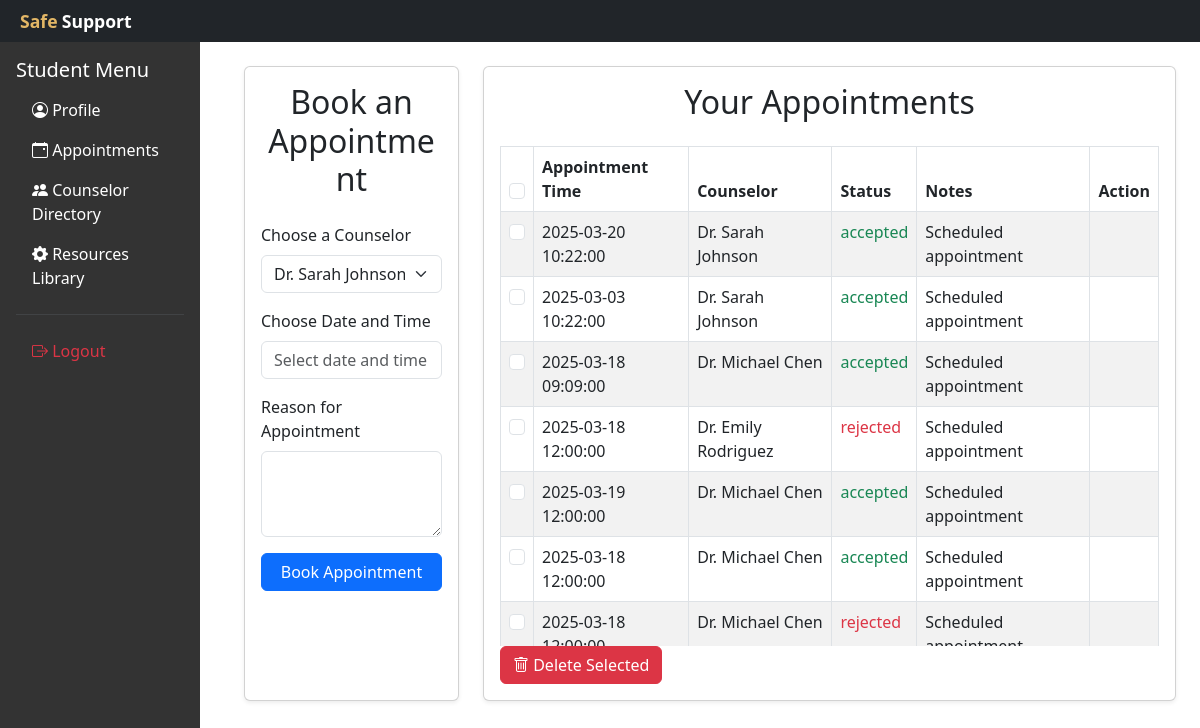
Page /project-root/studentdashboard/indexdashboard.php on the committed database.
### tables this page shows
CREATE TABLE `appointments` (
  `id` int(11) NOT NULL,
  `user_id` int(11) NOT NULL,
  `counselor_id` int(11) NOT NULL,
  `appointment_time` datetime NOT NULL,
  `reason` text NOT NULL,
  `status` enum('pending','accepted','rejected') DEFAULT 'pending',
  `notes` text DEFAULT NULL,
  `created_at` timestamp NOT NULL DEFAULT current_timestamp(),
  `updated_at` timestamp NOT NULL DEFAULT current_timestamp() ON UPDATE current_timestamp()
);

CREATE TABLE `counselors` (
  `id` int(11) NOT NULL,
  `name` varchar(100) NOT NULL,
  `email` varchar(100) NOT NULL,
  `password` varchar(255) NOT NULL,
  `specialization` varchar(100) NOT NULL,
  `bio` text DEFAULT NULL,
  `active` tinyint(1) DEFAULT 1,
  `created_at` timestamp NOT NULL DEFAULT current_timestamp(),
  `updated_at` timestamp NOT NULL DEFAULT current_timestamp() ON UPDATE current_timestamp(),
  `availability` varchar(255) NOT NULL,
  `experience` int(11) NOT NULL
);

### project-root/studentdashboard/indexdashboard.php (called while the page is built)
<?php include('../studentdashboard/studentAppointment.php'); ?>

### project-root/studentdashboard/studentAppointment.php (the view, shortened to what this page needs)
<?php
include('../includes/db.php');
include('../includes/dsheader.php');
$counselorQuery = $pdo->query("SELECT * FROM counselors WHERE active = 1");
$counselors = $counselorQuery->fetchAll(PDO::FETCH_ASSOC);
$appointmentQuery = $pdo->query("SELECT a.id, a.appointment_time, c.name AS counselor_name, a.status, a.notes
                                 FROM appointments a
                                 JOIN counselors c ON a.counselor_id = c.id
                                 WHERE a.user_id = 1");
$appointments = $appointmentQuery->fetchAll(PDO::FETCH_ASSOC);
?>
<div class="container mt-4 px-4" style="margin-left: 220px; max-width: calc(100% - 220px);">
    <div class="row gx-4 mt-4">
        <section class="col-12 col-md-6 col-lg-3 mb-4 mb-md-0">
            <div class="card shadow-sm" style="height: 100%;">
                <div class="card-body">
                    <h2 class="card-title text-center mb-4">Book an Appointment</h2>
                    <form method="POST">
                        <div class="mb-3">
                            <label for="counselor_id" class="form-label">Choose a Counselor</label>
                            <select name="counselor_id" id="counselor_id" class="form-select" required>
                                <?php foreach ($counselors as $counselor): ?>
                                <option value="<?php echo $counselor['id']; ?>">
                                    <?php echo htmlspecialchars($counselor['name']); ?> - <?php echo htmlspecialchars($counselor['specialization']); ?>
                                </option>
                                <?php endforeach; ?>
                            </select>
                        </div>
                        <div class="mb-3">
                            <label for="appointment_time" class="form-label">Choose Date and Time</label>
                            <input type="text" id="appointment_time" name="appointment_time" class="form-control" required placeholder="Select date and time">
                        </div>
                        <link rel="stylesheet" href="https://cdn.jsdelivr.net/npm/flatpickr/dist/flatpickr.min.css">
                        <div class="mb-3">
                            <label for="reason" class="form-label">Reason for Appointment</label>
                            <textarea name="reason" id="reason" class="form-control" rows="3" required></textarea>
                        </div>
                        <button type="submit" name="book_appointment" class="btn btn-primary w-100">Book Appointment</button>
                    </form>
                </div>
            </div>
        </section>
        <section class="col-12 col-md-6 col-lg-9">
            <div class="card shadow-sm" style="height: 100%;">
                <div class="card-body">
                    <h2 class="card-title text-center mb-4">Your Appointments</h2>
                    <form method="POST">
                        <div class="table-responsive" style="max-height: 500px;">
                            <table class="table table-striped table-bordered">
                                <thead>
                                    <tr>
                                        <th><input type="checkbox" id="select_all" class="form-check-input"></th>
                                        <th>Appointment Time</th>
                                        <th>Counselor</th>
                                        <th>Status</th>
                                        <th>Notes</th>
                                        <th>Action</th>
                                    </tr>
                                </thead>
                                <tbody>
                                    <?php foreach ($appointments as $appointment): ?>
                                    <tr>
                                        <td><input type="checkbox" name="appointments[]" value="<?php echo $appointment['id']; ?>" class="form-check-input"></td>
                                        <td><?php echo htmlspecialchars($appointment['appointment_time']); ?></td>
                                        <td><?php echo htmlspecialchars($appointment['counselor_name']); ?></td>
                                        <td>
                                            <?php
                                                $statusClass = '';
                                                if ($appointment['status'] == 'accepted') {
                                                    $statusClass = 'text-success';
                                                } elseif ($appointment['status'] == 'rejected') {
                                                    $statusClass = 'text-danger';
                                                } elseif ($appointment['status'] == 'pending') {
                                                    $statusClass = 'text-warning';
                                                }
                                            ?>
                                            <span class="<?php echo $statusClass; ?>">
                                                <?php echo htmlspecialchars($appointment['status']); ?>
                                            </span>
                                        </td>
                                        <td><?php echo htmlspecialchars($appointment['notes']); ?></td>
                                        <td>
                                        </td>
                                    </tr>
                                    <?php endforeach; ?>
                                </tbody>
                            </table>
                        </div>
                        <button type="submit" name="delete_selected" class="btn btn-danger" id="delete_selected_btn">
                            <i class="bi bi-trash"></i> Delete Selected
                        </button>
                    </form>
                </div>
            </div>
        </section>
    </div>
</div>
</body>
</html>

### project-root/includes/dsheader.php (shortened to what this page needs)
<!DOCTYPE html>
<html lang="en">
<head>
    <link href="https://cdn.jsdelivr.net/npm/bootstrap@5.3.0-alpha1/dist/css/bootstrap.min.css" rel="stylesheet">
    <link rel="stylesheet" href="https://cdn.jsdelivr.net/npm/bootstrap-icons/font/bootstrap-icons.css">
</head>
<body>
<header class="bg-dark text-white p-2 position-sticky top-0 w-100" style="z-index: 1050;">
    <div class="container-fluid d-flex justify-content-between align-items-center">
        <a class="navbar-brand fw-semibold" href="../public/index.php" style="font-size: 1rem;">
            <span style="color: #e3b766; font-weight: bold; font-size: 1.1rem;">Safe</span>
            <span class="text-white" style="font-weight: bold; font-size: 1.1rem;">Support</span>
        </a>
    </div>
</header>
<div class="d-flex">
    <div class="p-3 text-dark d-flex flex-column position-fixed vh-100" style="width: 200px; background-color: #333333;">
        <h5 class="text-white">Student Menu</h5>
        <nav class="nav flex-column">
            <a class="nav-link text-white" href="../sessions/profile.php" style="transition: background-color 0.3s ease;" onmouseover="this.style.backgroundColor='#e3b766'; this.style.color='white'" onmouseout="this.style.backgroundColor=''; this.style.color='white'">
                <i class="bi bi-person-circle"></i> Profile
            </a>
            <a class="nav-link text-white" href="../studentdashboard/indexdashboard.php" style="transition: background-color 0.3s ease;" onmouseover="this.style.backgroundColor='#e3b766'; this.style.color='white'" onmouseout="this.style.backgroundColor=''; this.style.color='white'">
                <i class="bi bi-calendar-event"></i> Appointments
            </a>
            <a class="nav-link text-white" href="../studentdashboard/counselorDirectory.php" style="transition: background-color 0.3s ease;" onmouseover="this.style.backgroundColor='#e3b766'; this.style.color='white'" onmouseout="this.style.backgroundColor=''; this.style.color='white'">
                <i class="bi bi-people-fill"></i> Counselor Directory
            </a>
            <a class="nav-link text-white" href="../studentdashboard/resourcesLibrary.php" style="transition: background-color 0.3s ease;" onmouseover="this.style.backgroundColor='#e3b766'; this.style.color='white'" onmouseout="this.style.backgroundColor=''; this.style.color='white'">
                <i class="bi bi-gear-fill"></i> Resources Library
            </a>
            <hr class="text-secondary">
            <a class="nav-link text-danger" href="#" onclick="logout()" style="transition: background-color 0.3s ease;" onmouseover="this.style.backgroundColor='#e3b766'; this.style.color='white'" onmouseout="this.style.backgroundColor=''; this.style.color='white'">
                <i class="bi bi-box-arrow-right"></i> Logout
            </a>
        </nav>
    </div>
</div>
</body>
</html>

### rows in the picture
appointments: appointment_time "2025-03-20 10:22:00", counselor.name "Dr. Sarah Johnson", status "accepted", notes "Scheduled appointment"
appointments: appointment_time "2025-03-03 10:22:00", counselor.name "Dr. Sarah Johnson", status "accepted", notes "Scheduled appointment"
appointments: appointment_time "2025-03-18 09:09:00", counselor.name "Dr. Michael Chen", status "accepted", notes "Scheduled appointment"
appointments: appointment_time "2025-03-18 12:00:00", counselor.name "Dr. Emily Rodriguez", status "rejected", notes "Scheduled appointment"
appointments: appointment_time "2025-03-19 12:00:00", counselor.name "Dr. Michael Chen", status "accepted", notes "Scheduled appointment"
appointments: appointment_time "2025-03-18 12:00:00", counselor.name "Dr. Michael Chen", status "accepted", notes "Scheduled appointment"
appointments: appointment_time "2025-03-18…", counselor.name "Dr. Michael Chen", status "rejected", notes "Scheduled…"

### other values in the picture
form field counselor_id "Dr. Sarah Johnson - Anxiety & Depression"
